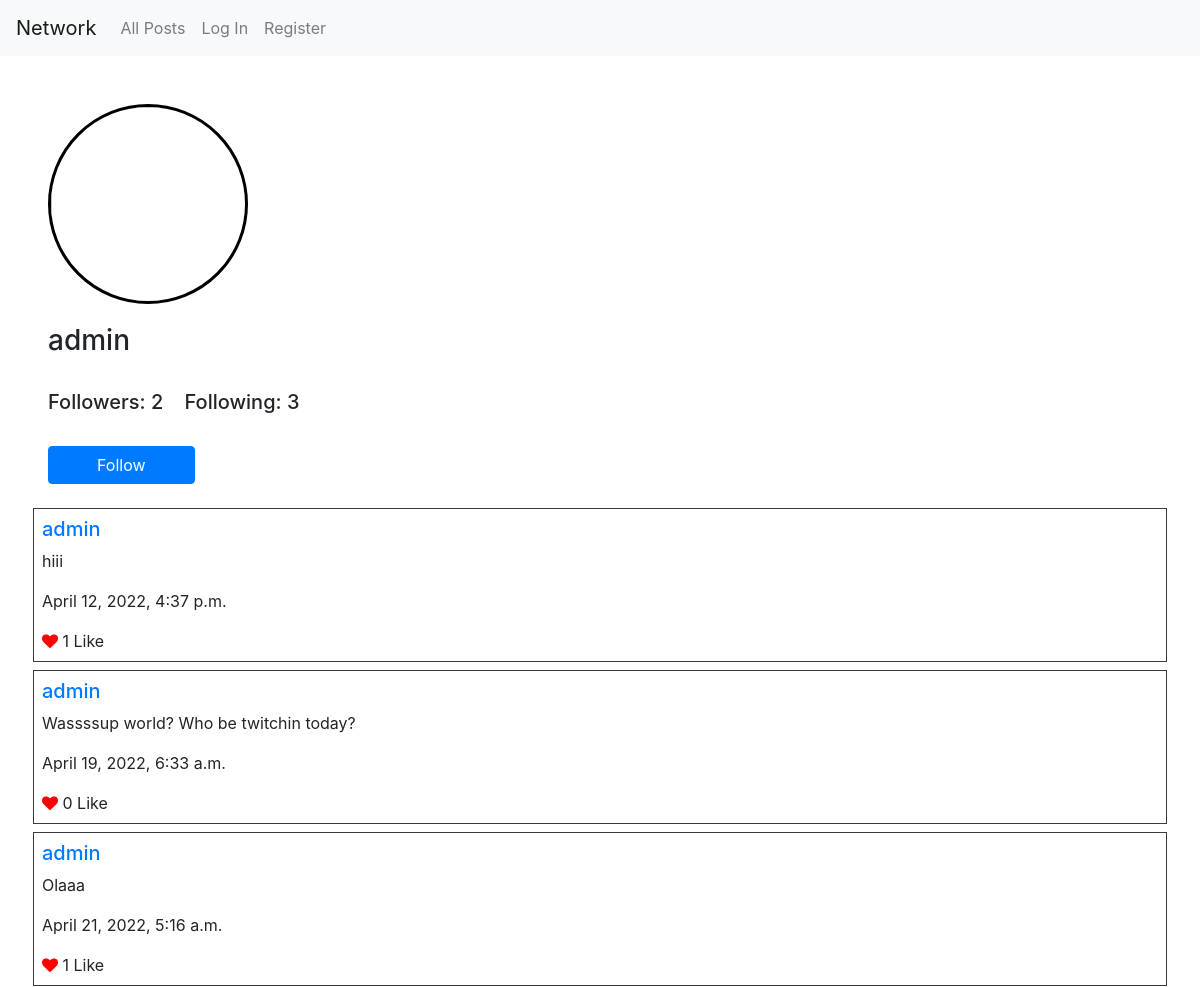
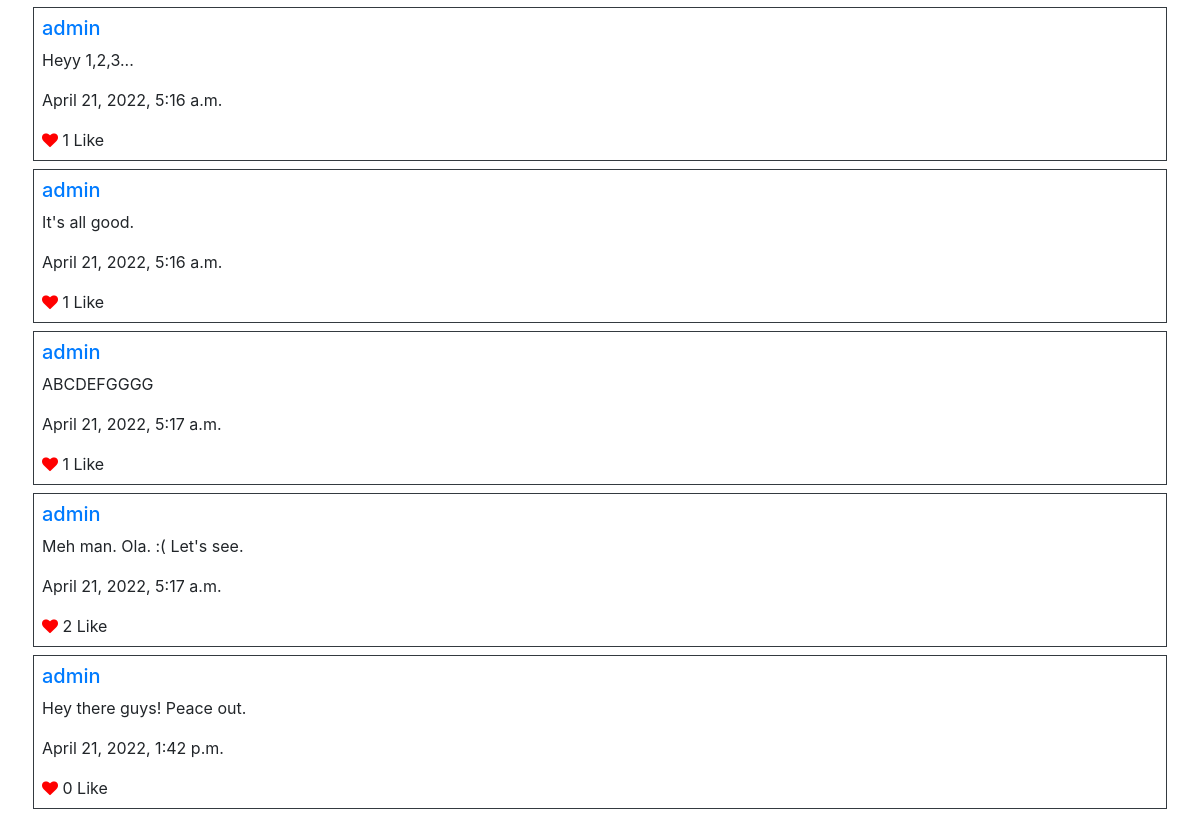
/profile/admin, run on the app's committed database (2 pictures, top to bottom).
### network/models.py (models this page shows)
class User(AbstractUser):
    pass

class Follower(models.Model):
    username = models.ForeignKey(User,on_delete=models.CASCADE, related_name='user',default=None)
    follower = models.ManyToManyField(User, related_name='follower', default=None)
    following = models.ManyToManyField(User, related_name='following', default=None)

class Post(models.Model):
    user = models.ForeignKey(User, on_delete=models.CASCADE)
    content = models.CharField(max_length=300, default=None)
    date = models.DateTimeField(default=datetime.datetime.now)
    liked = models.ManyToManyField(User, blank = True, related_name="postlikes")

### network/views.py (the view, shortened to what this page needs)
# urls.py: path("profile/<str:username>",views.profile,name="profile"),
def profile(request,username):
    user = User.objects.get(username=username)
    profile = Follower.objects.get(username=user)
    user_posts = Post.objects.filter(user=user)
    display = True
    text = ""
    if(request.user.username==username):
        display = False
    else:
        try:
            profile.follower.get(username=request.user.username)
            text = "Unfollow"
        except:
            text = "Follow"
    return render(request,"network/profile.html", {
        "username":username,
        "profile":profile,
        "user_posts": user_posts,
        "display":display,
        "text":text
    })

### network/templates/network/profile.html (shortened to what this page needs)
{% extends "network/layout.html" %}
{% block body %}
    <img src="https://www.tnwac.org/wp-content/uploads/2021/06/421-4212617_person-placeholder-image-transparent-hd-png-download.png" width="200" height="200">
    <br>
    <h3>{{username}}</h3><br>
    <h5>Followers: <span id="follower">{{profile.follower.count}}</span>&nbsp;&nbsp;&nbsp; Following: <span id="following">{{profile.following.count}}</span></h5>
    {% if display %}
            <br>
            <button id="profile" class="btn btn-primary pl-5 pr-5">{{text}}</button>
            <br>
    {% endif %}
    <br>
    {% for p in user_posts %}
        <div class="row">
        <div class="col border border-dark mb-2 p-2">
            <h5><a href="{% url 'profile' p.user.username %}">{{p.user.username}}</a></h5>
            <p>{{p.content}}</p>
            <p>{{p.date}}</p>
            {% if p.id in l %}
                    <i class="fa fa-heart" style="color:red"></i>&nbsp;<span id="count-{{p.id}}">{{p.liked.count}}</span>&nbsp;<a id="change" data-post="{{p.id}}" onclick="change({{p.id}})">Unlike</a>
                {% else %}
                    <i class="fa fa-heart" style="color:red"></i>&nbsp;<span id="count-{{p.id}}">{{p.liked.count}}</span>&nbsp;<a class="change-{{p.id}}" id="change" data-post="{{p.id}}" onclick="change({{p.id}})">Like</a>
            {% endif %}
        </div>
        </div>
    {% endfor %}
{% endblock body %}

### network/templates/network/profile.html (style rules this page uses)
img { margin-bottom:20px; border-radius:50%; border: 3px solid black; }

### data on the page
User: username "admin"
Follower: follower.count "2", following.count "3"
Post: user.username "admin", content "hiii", date "April 12, 2022, 4:37 p.m.", liked.count "1"
Post: user.username "admin", content "Wassssup world? Who be twitchin today?", date "April 19, 2022, 6:33 a.m.", liked.count "0"
Post: user.username "admin", content "Olaaa", date "April 21, 2022, 5:16 a.m.", liked.count "1"
Post: user.username "admin", content "Heyy 1,2,3...", date "April 21, 2022, 5:16 a.m.", liked.count "1"
Post: user.username "admin", content "It's all good.", date "April 21, 2022, 5:16 a.m.", liked.count "1"
Post: user.username "admin", content "ABCDEFGGGG", date "April 21, 2022, 5:17 a.m.", liked.count "1"
Post: user.username "admin", content "Meh man. Ola. :( Let's see.", date "April 21, 2022, 5:17 a.m.", liked.count "2"
Post: user.username "admin", content "Hey there guys! Peace out.", date "April 21, 2022, 1:42 p.m.", liked.count "0"

### other printed values
{{ text }} "Follow"
